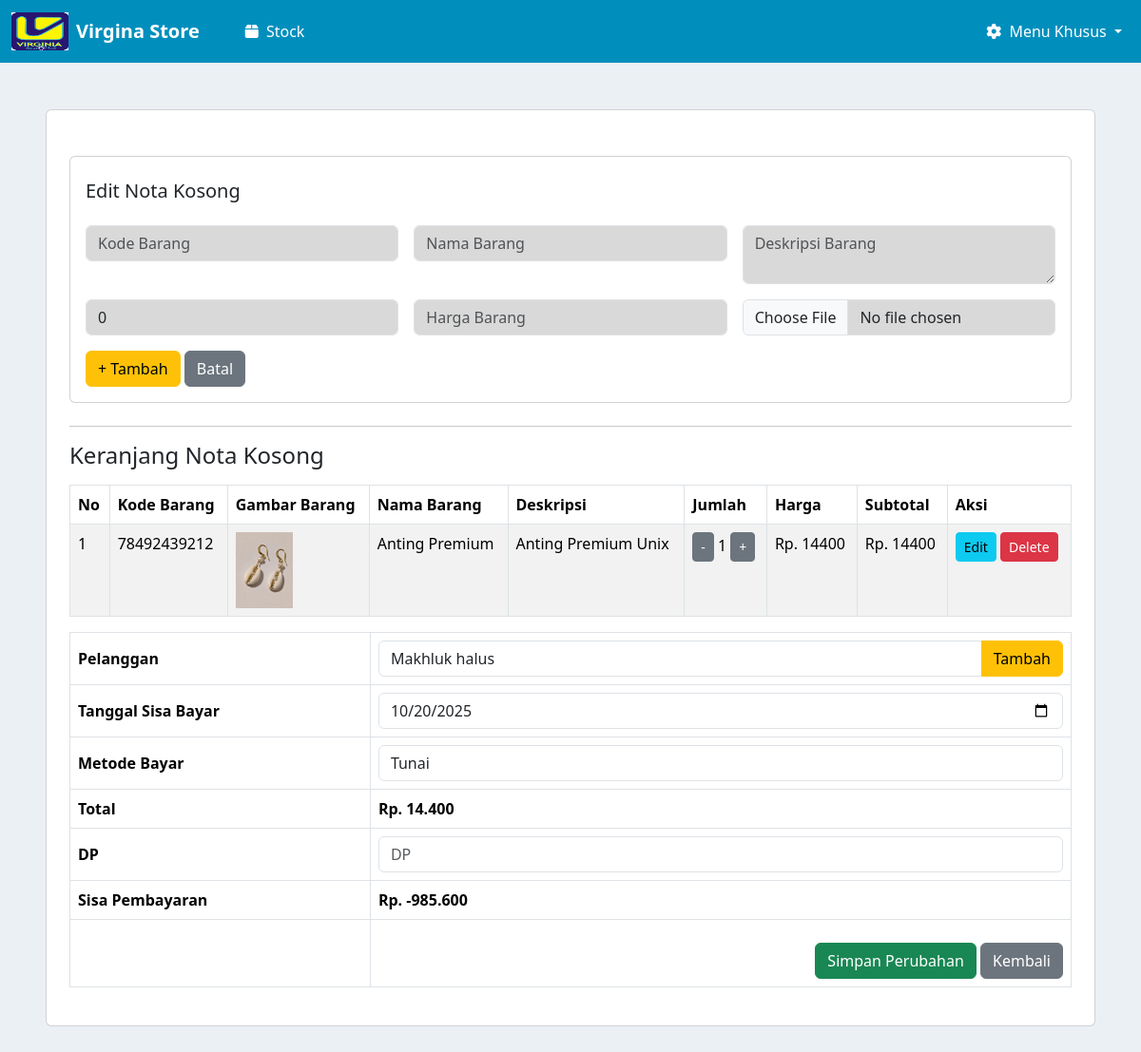
Screenshot of /nota_suplayer/edit_nota_suplayer/24/ (signed in) with the database file from the repository.
### nota_suplayer/models.py (models this page shows, shortened)
class NotaSuplayer(models.Model):
    nota_payment = models.ForeignKey(NotaPayment, on_delete=models.CASCADE, related_name='items')
    kode_barang = models.CharField(max_length=50)
    nama_barang = models.CharField(max_length=100)
    deskripsi = models.TextField(blank=True, null=True)
    jumlah_barang = models.PositiveIntegerField(default=0)
    harga = models.DecimalField(max_digits=12, decimal_places=2)
    gambar = models.ImageField(upload_to='gambar_barang/', blank=True, null=True)
    @property
    def subtotal(self):
        return self.harga * self.jumlah_barang
    class Meta:
        verbose_name = "Nota Suplayer"
        verbose_name_plural = "Daftar Nota Suplayer"

class NotaPayment(models.Model):
    PAYMENT_METHOD_CHOICES = [
        ('tunai', 'Tunai'),
        ('debit', 'Debit'),
    ]
    suplayer = models.ForeignKey(Suplayer, on_delete=models.CASCADE, null=True, blank=True)
    tanggal_sisa_bayar = models.DateField()
    metode_pembayaran = models.CharField(max_length=10, choices=PAYMENT_METHOD_CHOICES)
    total_bayar = models.DecimalField(max_digits=12, decimal_places=2)
    dp = models.DecimalField(max_digits=12, decimal_places=2)
    sisa = models.DecimalField(max_digits=12, decimal_places=2)
    is_temporary = models.BooleanField(default=True)
    created_at = models.DateTimeField(auto_now_add=True)
    class Meta:
        verbose_name = "Nota Payment"
        verbose_name_plural = "Nota Payments"

### nota_suplayer/views.py (the view, shortened to what this page needs)
# urls.py: path('edit_nota_suplayer/<int:nota_id>/', views.edit_nota, name='edit_nota'),
def edit_nota(request, nota_id):
    try:
        nota = NotaPayment.objects.get(id=nota_id)
    except NotaPayment.DoesNotExist:
        messages.error(request, 'Nota tidak ditemukan.')
        return redirect('nota_suplayer:cetak-nota-kosong')
    form = NotaKosongForm()
    payment_form = NotaPaymentForm(instance=nota)
    daftar_barang = []
    for item in NotaSuplayer.objects.filter(nota_payment=nota):
        daftar_barang.append({
            'id': str(item.id),
            'db_id': item.id,
            'kode_barang': item.kode_barang,
            'nama_barang': item.nama_barang,
            'deskripsi': item.deskripsi,
            'jumlah_barang': item.jumlah_barang,
            'harga': float(item.harga),
            'gambar': item.gambar.url if item.gambar else None,
            'subtotal': float(item.subtotal)
        })
    total = sum(item['subtotal'] for item in daftar_barang)
    konteks = {
        'form': form,
        'payment_form': payment_form,
        'daftar_barang': daftar_barang,
        'total': total,
        'nota': nota
    }
    return render(request, 'edit_nota_suplayer.html', konteks)

### nota_suplayer/forms.py
class NotaKosongForm(forms.ModelForm):
    class Meta:
        model = NotaSuplayer
        fields = ['kode_barang', 'nama_barang', 'deskripsi', 'jumlah_barang', 'harga', 'gambar']
        widgets = {
            'kode_barang': forms.TextInput(attrs={'class': 'form-control', 'placeholder': 'Kode Barang'}),
            'nama_barang': forms.TextInput(attrs={'class': 'form-control', 'placeholder': 'Nama Barang'}),
            'deskripsi': forms.Textarea(attrs={'class': 'form-control', 'placeholder': 'Deskripsi Barang', 'rows': 2}),
            'jumlah_barang': forms.NumberInput(attrs={'class': 'form-control', 'placeholder': 'QTY'}),
            'harga': forms.NumberInput(attrs={'class': 'form-control', 'placeholder': 'Harga Barang'}),
            'gambar': forms.FileInput(attrs={'class': 'form-control'}),
        }

class NotaPaymentForm(forms.ModelForm):
    class Meta:
        model = NotaPayment
        fields = ['suplayer', 'tanggal_sisa_bayar', 'metode_pembayaran', 'dp']
        widgets = {
            'suplayer': forms.Select(attrs={'class': 'form-control'}),
            'tanggal_sisa_bayar': forms.DateInput(attrs={'class': 'form-control', 'type': 'date'}),
            'metode_pembayaran': forms.Select(attrs={'class': 'form-control'}),
            'dp': forms.NumberInput(attrs={'class': 'form-control', 'placeholder': 'DP'}),
        }

### kasir/models.py (called while the page is built)
    def __str__(self):
        return self.nama

### nota_suplayer/templates/edit_nota_suplayer.html (shortened to what this page needs)
{% extends 'base.html' %}
{% load widget_tweaks %}
{% block content %}
<div class="mx-5 my-5 card my-2">
    <div class="m-4">
        <div class="card px-3 my-4">
            <h5 class="my-4">Edit Nota Kosong</h5>
            <form method="POST" enctype="multipart/form-data" class="row g-3" id="item-form">
                    <div class="col-md-4">
                        {{ form.kode_barang }}
                    </div>
                    <div class="col-md-4">
                        {{ form.nama_barang }}
                    </div>
                    <div class="col-md-4">
                        {{ form.deskripsi }}
                    </div>
                    <div class="col-md-4">
                        {{ form.jumlah_barang }}
                    </div>
                    <div class="col-md-4">
                        {{ form.harga|attr:"data-currency:true" }}
                    </div>
                    <div class="col-md-4">
                        {{ form.gambar }}
                    </div>
                <div class="col-12 my-3">
                    <button type="submit" name="add_item" class="btn btn-warning" id="submit-btn">+ Tambah</button>
                    <button type="button" class="btn btn-secondary" onclick="cancelEdit()">Batal</button>
                </div>
            </form>
        </div>
    <hr>
    <h4>Keranjang Nota Kosong</h4>
    <table class="table table-bordered table-striped mt-3">
        <thead>
            <tr>
                <th>No</th>
                <th>Kode Barang</th>
                <th>Gambar Barang</th>
                <th>Nama Barang</th>
                <th>Deskripsi</th>
                <th>Jumlah</th>
                <th>Harga</th>
                <th>Subtotal</th>
                <th>Aksi</th>
            </tr>
        </thead>
        <tbody>
            {% for barang in daftar_barang %}
            <tr data-id="{{ barang.id }}" data-kode="{{ barang.kode_barang }}" data-nama="{{ barang.nama_barang }}" data-deskripsi="{{ barang.deskripsi|default:'' }}" data-jumlah="{{ barang.jumlah_barang }}" data-harga="{{ barang.harga }}">
                <td>{{ forloop.counter }}</td>
                <td>{{ barang.kode_barang }}</td>
                <td>
                    {% if barang.gambar %}
                        <img src="{{ barang.gambar }}" width="60">
                    {% endif %}
                </td>
                <td>{{ barang.nama_barang }}</td>
                <td>{{ barang.deskripsi }}</td>
                <td>
                    <button class="btn btn-sm btn-secondary" onclick="updateQuantity('{{ barang.id }}', -1)">-</button>
                    <span id="qty-{{ barang.id }}">{{ barang.jumlah_barang }}</span>
                    <button class="btn btn-sm btn-secondary" onclick="updateQuantity('{{ barang.id }}', 1)">+</button>
                </td>
                <td>Rp. <span id="harga-{{ barang.id }}">{{ barang.harga|floatformat:0 }}</span></td>
                <td>Rp. <span id="subtotal-{{ barang.id }}">{{ barang.subtotal|default:0|floatformat:0 }}</span></td>
                <td>
                    <button class="btn btn-sm btn-info" onclick="editItem('{{ barang.id }}')">Edit</button>
                    <button class="btn btn-sm btn-danger" onclick="deleteItem('{{ barang.id }}')">Delete</button>
                </td>
            </tr>
            {% empty %}
            <tr><td colspan="9" class="text-center">Belum ada data</td></tr>
            {% endfor %}
        </tbody>
    </table>
    <div class="">
        <form method="POST" id="payment-form">
            <div class="">
                <div class="table-responsive">
                    <div class="">
                        <table class="table table-bordered align-middle">
                            <tbody>
                                <tr>
                                    <th style="width: 30%;">Pelanggan</th>
                                    <td style="width: 70%;">
                                        <div class="input-group">
                                            {{ payment_form.suplayer }}
                                            <button type="button" class="btn btn-warning"
                                                data-bs-toggle="modal" data-bs-target="#addCustomerModal">
                                                Tambah
                                            </button>
                                        </div>
                                    </td>
                                </tr>
                                <tr>
                                    <th>Tanggal Sisa Bayar</th>
                                    <td>{{ payment_form.tanggal_sisa_bayar }}</td>
                                </tr>
                                <tr>
                                    <th>Metode Bayar</th>
                                    <td>{{ payment_form.metode_pembayaran }}</td>
                                </tr>
                                <tr>
                                    <th>Total</th>
                                    <td><strong id="total_display">Rp. {{ total|floatformat:0 }}</strong></td>
                                </tr>
                                <tr>
                                    <th>DP</th>
                                    <td>{{ payment_form.dp|attr:"data-currency:true" }}</td>
                                </tr>
                                <tr>
                                    <th>Sisa Pembayaran</th>
                                    <td><strong id="id_sisa">Rp. 0</strong></td>
                                </tr>
                                <tr>
                                    <th></th>
                                    <td>
                                        <div class="text-end mt-3">
                                            <button type="submit" class="btn btn-success">
                                                Simpan Perubahan
                                            </button>
                                            <a href="{% url 'nota_suplayer:cetak-nota-kosong' %}" class="btn btn-secondary">Kembali</a>
                                        </div>
                                    </td>
                                </tr>
                            </tbody>
                        </table>
                    </div>
                </div>
            </div>
        </form>
    </div>
</div>
{% endblock %}

### templates/base.html (style rules this page uses)
body { background-color: #EBF0F5; }

### nota_suplayer/templates/edit_nota_suplayer.html (style rules this page uses)
input[name="kode_barang"] { background-color: #D9D9D9; }
input[name="nama_barang"] { background-color: #D9D9D9; }
textarea[name="deskripsi"] { background-color: #D9D9D9; }
input[name="jumlah_barang"] { background-color: #D9D9D9; }
input[name="harga"] { background-color: #D9D9D9; }
input[name="gambar"] { background-color: #D9D9D9; }

### rows the page displays
NotaSuplayer: kode_barang "78492439212", nama_barang "Anting Premium", deskripsi "Anting Premium Unix", jumlah_barang "1", harga "14400", subtotal "14400"
NotaPayment: suplayer "Makhluk halus", tanggal_sisa_bayar "10/20/2025", metode_pembayaran "Tunai"
